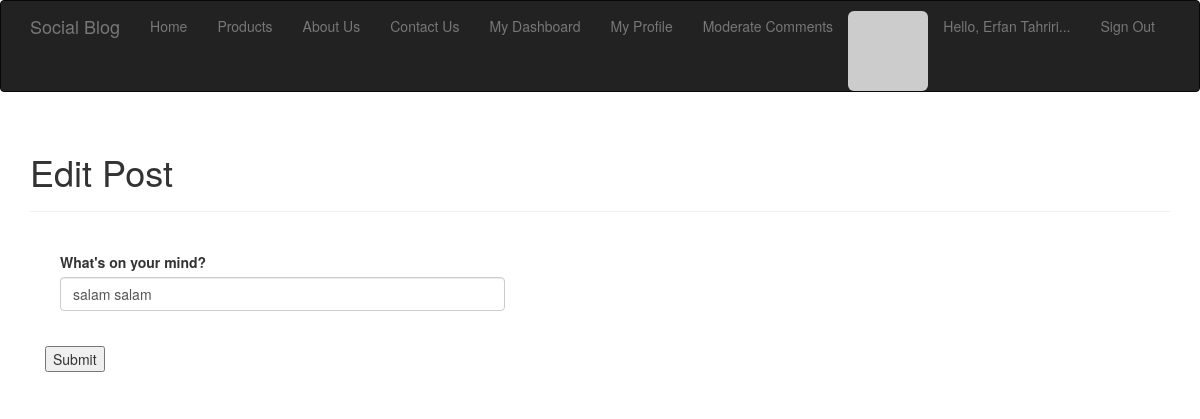
/post/edit/1 (signed in), run on the app's committed database.
### project/apps/auth/models.py (models this page shows, shortened)
class User_auth(UserMixin, db.Model):
    id = db.Column(db.Integer, primary_key=True)
    username = db.Column(db.String(64), unique=True, index=True)
    name = db.Column(db.String(64))
    family = db.Column(db.String(64))
    email = db.Column(db.String(64), unique=True, index=True)
    location = db.Column(db.String(64))
    about_me = db.Column(db.Text())
    last_seen = db.Column(db.DateTime(), default=datetime.utcnow)
    password_hash = db.Column(db.String(128))
    role_id = db.Column(db.Integer, db.ForeignKey('role_auth.id'))
    registered_at = db.Column(db.DateTime(), default=datetime.utcnow)
    confirmed = db.Column(db.Boolean, default=False)
    role = db.relationship('Role_auth', foreign_keys='User_auth.role_id')
    avatar_hash = db.Column(db.String(32))
    posts = db.relationship('Post', backref='author', lazy='dynamic')
    followed = db.relationship('Follow',
                               foreign_keys=[Follow.follower_id],
                               backref=db.backref('follower', lazy='joined'),
                               lazy='dynamic',
                               cascade='all, delete-orphan')
    followers = db.relationship('Follow',
                                foreign_keys=[Follow.followed_id],
                                backref=db.backref('followed', lazy='joined'),
                                lazy='dynamic',
                                cascade='all, delete-orphan')
    comments = db.relationship('Comment', backref='author', lazy='dynamic')
    def gravatar(self, size=100, default='identicon', rating='g'):
        if request.is_secure:
            url = 'https://secure.gravatar.com/avatar'
        else:
            url = 'http://www.gravatar.com/avatar'
        hash = self.avatar_hash or hashlib.md5(self.email.encode('utf-8')).hexdigest()
        return '{url}/{hash}?s={size}&d={default}&r={rating}'.format(url=url, hash=hash, size=size, default=default, rating=rating)
    def ping(self):
        self.last_seen = datetime.utcnow()
        db.session.add(self)
    def can(self, permissions):
        return self.role is not None and (self.role.permissions & permissions) == permissions
    @login_manager.user_loader
    def load_user(user_id):
        return User_auth.query.get(int(user_id))
    @property
    def password(self):
        raise AttributeError('password is not a readable attribute')

class Post(db.Model):
    id = db.Column(db.Integer, primary_key=True)
    body = db.Column(db.Text)
    body_html = db.Column(db.Text)
    timestamp = db.Column(db.DateTime, index=True, default=datetime.utcnow)
    author_id = db.Column(db.Integer, db.ForeignKey('user_auth.id'))
    comments = db.relationship('Comment', backref='post', lazy='dynamic')

### project/apps/post/views.py (the view)
@mod.route('/edit/<int:id>', methods=['GET', 'POST'])
@login_required
def edit(id):
    post = Post.query.get_or_404(id)
    if current_user != post.author and not current_user.can(Permission.ADMINISTER):
        abort(403)
    form = PostForm()
    if form.validate_on_submit():
        post.body = form.body.data
        db.session.add(post)
        db.session.commit()
        flash('The post has been updated.')
        return redirect(url_for('post.post', id=post.id))
    form.body.data = post.body
    return render_template('post/edit_post1.html', form=form, permission=Permission)

### project/apps/post/forms.py
class PostForm(Form):
    body = PageDownField("What's on your mind?", validators=[Required()])
    submit = SubmitField('Submit')

### project/apps/auth/views.py (called while the page is built)
@mod.before_app_request
def before_request():
    if current_user.is_authenticated():
        current_user.ping()
        if not current_user.confirmed and request.endpoint[:5] != 'auth.':
            return redirect(url_for('auth.unconfirmed'))

### project/apps/site/views.py (called while the page is built)
@mod.after_app_request
def after_request(response):
    for query in get_debug_queries():
        if query.duration >= current_app.config['FLASKY_SLOW_DB_QUERY_TIME']:
            current_app.logger.warning('Slow query: %s\nParameters: %s\nDuration: %fs\nContext: %s\n' % (query.statement, query.parameters, query.duration, query.context))
    return response

### project/media/templates/post/edit_post1.html (shortened to what this page needs)
{% extends "base/_base.html" %}
{% from '_macros.html' import render_field %}
{% block page_content %}
<div class="page-header">
    <h1>Edit Post</h1>
</div>
<div class="container">
    <div>
        <br/>
        {% if current_user.can(permission.WRITE_ARTICLES) %}
        <div>
            <form method="POST">
                <dl>
                    {{ render_field(form.body) }}
                    <br/>
                    {{ form.submit() }}
                </dl>
            </form>
        </div>
        {% endif %}
    </div>
</div>
{% endblock %}

### project/media/templates/base/_base.html (shortened to what this page needs)
<html>
<head>
	<link rel="stylesheet" href="{{ url_for('static', filename='css/bootstrap.css')}}" type="text/css" media="screen" />
	<link rel="stylesheet" href="{{ url_for('static', filename='css/style.css')}}" />
</head>
<body style="min-width: 250px">
	{% block navbar %}
        <div class="navbar navbar-inverse" role="navigation">
            <div class="container">
                <div class="navbar-header">
                    <a class="navbar-brand" href="/">Social Blog</a>
                </div>
                <div class="navbar-collapse collapse">
                    <ul class="nav navbar-nav">
                        <li><a href="/">Home</a></li>
                        <li><a href="/">Products</a></li>
                        <li><a href="/">About Us</a></li>
                        <li><a href="/">Contact Us</a></li>
                        {% if current_user.is_authenticated() %}
                            <li><a href="{{ url_for('dashboard.dashboard') }}">My Dashboard</a></li>
                        {% endif %}
                        {% if current_user.is_authenticated() %}
                            <li>
                                <a href="{{ url_for('profile.view_profile', username=current_user.username) }}">
                                My Profile
                                </a>
                            </li>
                            {% endif %}
                    {% if current_user.can(permission.MODERATE_COMMENTS) %}
                        <li><a href="{{ url_for('site.moderate') }}">Moderate Comments</a></li>
                    {% endif %}
                    </ul>
                    <ul class="nav navbar-nav navbar-right">
                        {% if current_user.is_authenticated() %}
                            <li><img class="img-rounded profile-thumbnail" src="{{ current_user.gravatar(size=30) }}" style="margin-top: 10px"></li>
                            <li><a href="#">Hello, {{ current_user.name|capitalize }} {{ current_user.family|capitalize }}...</a></li>
                            <li><a href="{{ url_for('auth.logout') }}">Sign Out</a></li>
                        {% else %}
                            <li><a href="#">Hello, Quest...</a></li>
                            <li><a href="{{ url_for('auth.login') }}">Sign In </a></li>
                            <li><a href="{{ url_for('auth.add_user') }}"> Sign Up</a></li>
                        {% endif %}
                    </ul>
                </div>
            </div>
        </div>
    {% endblock %}
<div class="container">
    {% block page_content %}
    {% endblock %}
</div>
</body>
</html>

### project/media/templates/_macros.html (shortened to what this page needs)
{% macro render_field(field) %}
<div class='form-group col-md-5'>
  <dt>{{ field.label }}
  <dd>{{ field(class='form-control', **kwargs)|safe }}
  </dd>
</div>
<div class="clearfix"></div>
{% endmacro %}

### project/media/statics/css/style.css (style rules this page uses)
ul { list-style:none; margin-bottom: 0; }
a { text-decoration: none !important; }

### data on the page
User_auth: name "Erfan", family "Tahriri"
Post: body "salam salam"

### other printed values
{{ field.label }} "What's on your mind?"
